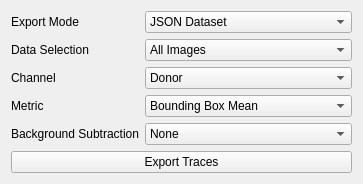
         <widget class="QWidget" name="tab_9">
          <attribute name="title">
           <string>Export Traces</string>
          </attribute>
          <layout class="QVBoxLayout" name="verticalLayout_12">
           <item>
            <layout class="QFormLayout" name="formLayout_13">
             <item row="0" column="0">
              <widget class="QLabel" name="label_36">
               <property name="text">
                <string>Export Mode</string>
               </property>
              </widget>
             </item>
             <item row="0" column="1">
              <widget class="QComboBox" name="traces_export_mode">
               <item>
                <property name="text">
                 <string>JSON Dataset</string>
                </property>
               </item>
               <item>
                <property name="text">
                 <string>Excel</string>
                </property>
               </item>
               <item>
                <property name="text">
                 <string>OriginLab</string>
                </property>
               </item>
               <item>
                <property name="text">
                 <string>Dat (.dat)</string>
                </property>
               </item>
               <item>
                <property name="text">
                 <string>Text (.txt)</string>
                </property>
               </item>
               <item>
                <property name="text">
                 <string>CSV (.csv)</string>
                </property>
               </item>
               <item>
                <property name="text">
                 <string>Nero (.dat)</string>
                </property>
               </item>
               <item>
                <property name="text">
                 <string>ebFRET SMD (.mat)</string>
                </property>
               </item>
              </widget>
             </item>
             <item row="1" column="0">
              <widget class="QLabel" name="label_45">
               <property name="text">
                <string>Data Selection</string>
               </property>
              </widget>
             </item>
             <item row="1" column="1">
              <widget class="QComboBox" name="traces_export_dataset">
               <item>
                <property name="text">
                 <string>All Images</string>
                </property>
               </item>
              </widget>
             </item>
             <item row="2" column="0">
              <widget class="QLabel" name="label_63">
               <property name="text">
                <string>Channel</string>
               </property>
              </widget>
             </item>
             <item row="2" column="1">
              <widget class="QComboBox" name="traces_export_channel">
               <item>
                <property name="text">
                 <string>Donor</string>
                </property>
               </item>
               <item>
                <property name="text">
                 <string>Acceptor</string>
                </property>
               </item>
               <item>
                <property name="text">
                 <string>FRET Data</string>
                </property>
               </item>
               <item>
                <property name="text">
                 <string>FRET Efficiency</string>
                </property>
               </item>
               <item>
                <property name="text">
                 <string>FRET Data + FRET Efficiency</string>
                </property>
               </item>
               <item>
                <property name="text">
                 <string>ALEX Data</string>
                </property>
               </item>
               <item>
                <property name="text">
                 <string>ALEX Efficiency</string>
                </property>
               </item>
               <item>
                <property name="text">
                 <string>ALEX Data + ALEX Efficiency</string>
                </property>
               </item>
              </widget>
             </item>
             <item row="3" column="0">
              <widget class="QLabel" name="label_48">
               <property name="text">
                <string>Metric</string>
               </property>
              </widget>
             </item>
             <item row="3" column="1">
              <widget class="QComboBox" name="traces_export_metric">
               <item>
                <property name="text">
                 <string>Bounding Box Mean</string>
                </property>
               </item>
               <item>
                <property name="text">
                 <string>Bouding Box Standard Deviation</string>
                </property>
               </item>
               <item>
                <property name="text">
                 <string>Bounding Box Sum</string>
                </property>
               </item>
              </widget>
             </item>
             <item row="4" column="0">
              <widget class="QLabel" name="label_59">
               <property name="text">
                <string>Background Subtraction</string>
               </property>
              </widget>
             </item>
             <item row="4" column="1">
              <widget class="QComboBox" name="traces_export_background">
               <item>
                <property name="text">
                 <string>None</string>
                </property>
               </item>
               <item>
                <property name="text">
                 <string>Mask (Local Background)</string>
                </property>
               </item>
               <item>
                <property name="text">
                 <string>Mask (Global Background)</string>
                </property>
               </item>
              </widget>
             </item>
            </layout>
           </item>
           <item>
            <widget class="QPushButton" name="pixseq_export_traces">
             <property name="text">
              <string>Export Traces</string>
             </property>
            </widget>
           </item>
          </layout>
         </widget>
